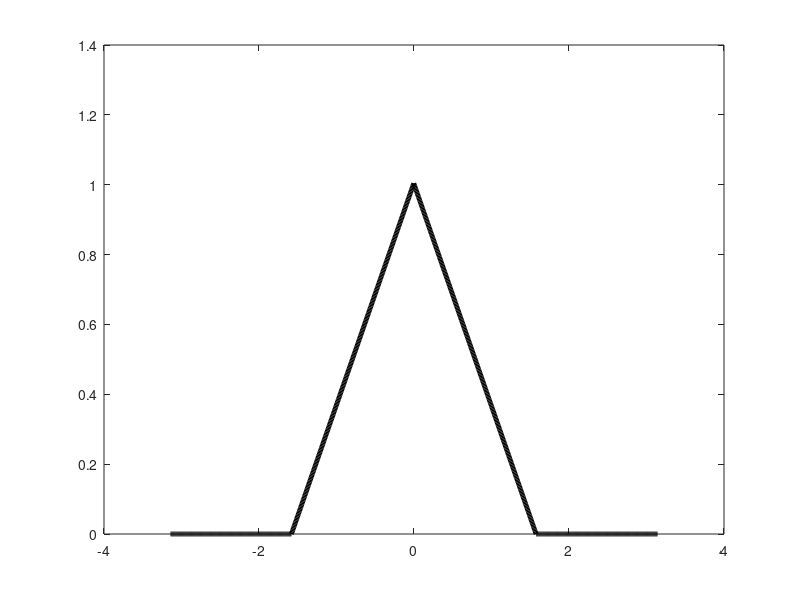

Reproduce this figure in MATLAB. (Note: this script raises an error after producing the figure.)
clear all, close all, clc

figure
set(gcf, 'Position', [1500 200 2000 1200])

%domain
L = pi; 
N = 1024;
dx = 2*L/(N-1); 
x = -L:dx:L; %defines a vector x going from -pi to pi with an interval of dx 

%hat function 
f = 0*x; %defines all elements of f as 0; *x so the number of elements of x = size of f 

f(N/4:N/2) = 4*(1:N/4+1)/N % defines f's domain from 1/4 of 1024 (256) to 512 as positive slope of 4 into N from 1:(N/4)+1

f(N/2+1:3*N/4) = 1-4*(0:N/4-1)/N % defines f's domain from 1/2 of 1024 +1 (513) to 3/4 of 1024 (768)s negative slope with N going from 0 to (N/4)-1 as usual

%the N in 4*(1:N/4+1)/N is so that f's value goes up, 4 is the slope and N keeps getting larger. 
% N changes uniformly when its going up in function 1 and when its going down in function 2 

% The second equation of f is defined as 1-4*(N-values) and not -4*(N-values) so that when the function starts going down it starts from
% the highest value (which is positive) and decrements with -4 as the slope; just -4*(N) would equal a negative value which would take f
% to the negative quadrant instead of it staying in the positive quadrant. 1 - the f value makes it positive, but decreasing. 
% 1-4*N here works because that is the highest point this graph reaches; - it's the highest point because both functions are divided by 
% 1024 - thus normalized (highest number will be (4*N/4)/N=1). If it wasn't normalized, the second equation would be 1024 - 4*(N) 

plot(x,f,'-k','LineWidth',3.5), hold on 
%this defines 0 to (1/4)-1 points of f as 0, 1/4 to 3/4 as the fs above and
%(3/4)+1 to 4/4 as 0 

%fourier series 
CC = jet(20) %this returns a colormap with 20 colors
A0 = sum(f.*ones(size(x)))*dx/pi %the first Ak A0 coefficient, B0 = 0 since sin(0) = 0 
%why f*vector x of ones? since ans will be f anyway. 

fFS = A0/2; 

for k=1:20
    A(k) = sum(f.*cos(pi*k*x/L))*dx/pi; %this returns the sum of the elements of the vector : f*cos; a scalar value since this is an inner product 
    B(k) = sum(f.*sin(pi*k*x/L))*dx/pi; 
    fFs = fFs + A(k)*cos(k*pi*x/L) + B(k)*sin(k*pi*x/L)%this is the final equation scaling the cos and sine functions 
    plot(x,fFs,'-','Color',CC(k,:),'LineWidth',2) %this plots each iteration of frequency k in a different color
    pause(.1) 
end 
